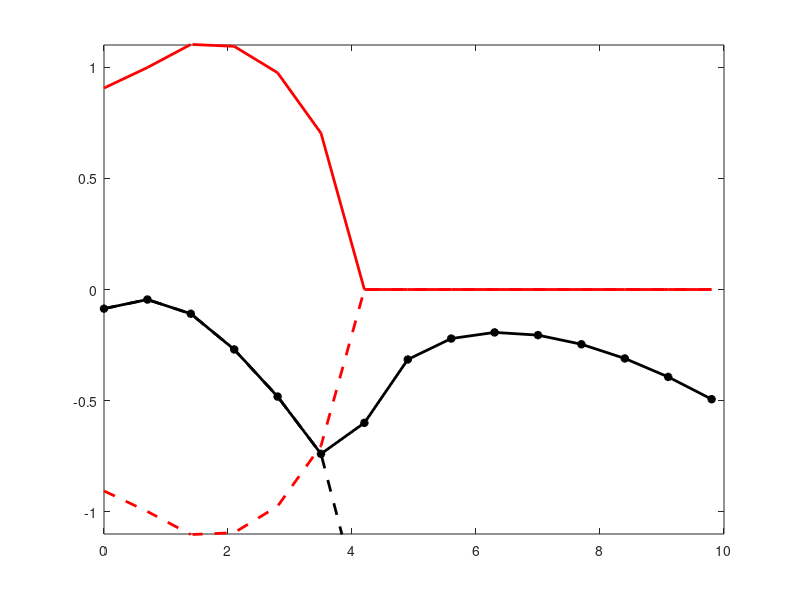

MATLAB code for this plot: (Note: this script raises an error after producing the figure.)
%% 3 Compos, Yang-Dolnik .. JCP, Oct 2002
% large domain, i.e., k_c=0.7
set(0,'DefaultLineLineWidth', 2);
kv=0:0.7:10; kl=length(kv); ev=zeros(3,kl); % Bru 
Du=0.01; Dv=0.1; Dw=1; c=1; d=1; a=0.95; bv=2.7:0.05:3; bl=length(bv); 
for j=1:bl
b=bv(j);   
for i=1:kl; k=kv(i); 
    A=[[b-1-c-Du*k^2, a^2, d]; 
        [-b, -a^2-Dv*k^2, 0]; 
        [c, 0, -c*a/d-Dw*k^2]]; 
    l=eigs(A); [lso,ix]=sort(real(l),'descend'); ev(:,i)=l(ix);
end
[evs,idx]=sort(abs(real(ev(1,:))));
fprintf('b=%g, real=%g, imag=%g, k=%g\n', bv(j),real(ev(1,idx(1))), imag(ev(1,idx(1))), kv(idx(1)));
figure(6); clf; plot(kv,real(ev(1,:)),'*-k', kv,imag(ev(1,:)),'r'); hold on; 
plot(kv,real(ev(2,:)),'--k', kv,imag(ev(2,:)),'--r'); axis([0 10 -1.1 1.1]);
title(['b=' mat2str(b,3)],'Fontsize',p.plot.fs); pause
end
%% smaller domain, k_c=1.4
set(0,'DefaultLineLineWidth', 2);
kv=0:pi/2.8:10; kl=length(kv); ev=zeros(3,kl); % Bru 
Du=0.01; Dv=0.1; Dw=1; c=1; d=1; a=0.95; bv=2.7:0.05:3; bl=length(bv); 
for j=1:bl
b=bv(j);   
for i=1:kl; k=kv(i); 
    A=[[b-1-c-Du*k^2, a^2, d]; 
        [-b, -a^2-Dv*k^2, 0]; 
        [c, 0, -c*a/d-Dw*k^2]]; 
    l=eigs(A); [lso,ix]=sort(real(l),'descend'); ev(:,i)=l(ix);
end
[evs,idx]=sort(abs(real(ev(1,:))));
fprintf('b=%g, real=%g, imag=%g, k=%g\n', bv(j),real(ev(1,idx(1))), imag(ev(1,idx(1))), kv(idx(1)));
figure(6); clf; plot(kv,real(ev(1,:)),'*-k', kv,imag(ev(1,:)),'r'); hold on; 
plot(kv,real(ev(2,:)),'--k', kv,imag(ev(2,:)),'--r'); axis([0 10 -1.1 1.1]);
title(['b=' mat2str(b,3)],'Fontsize',p.plot.fs); pause
end